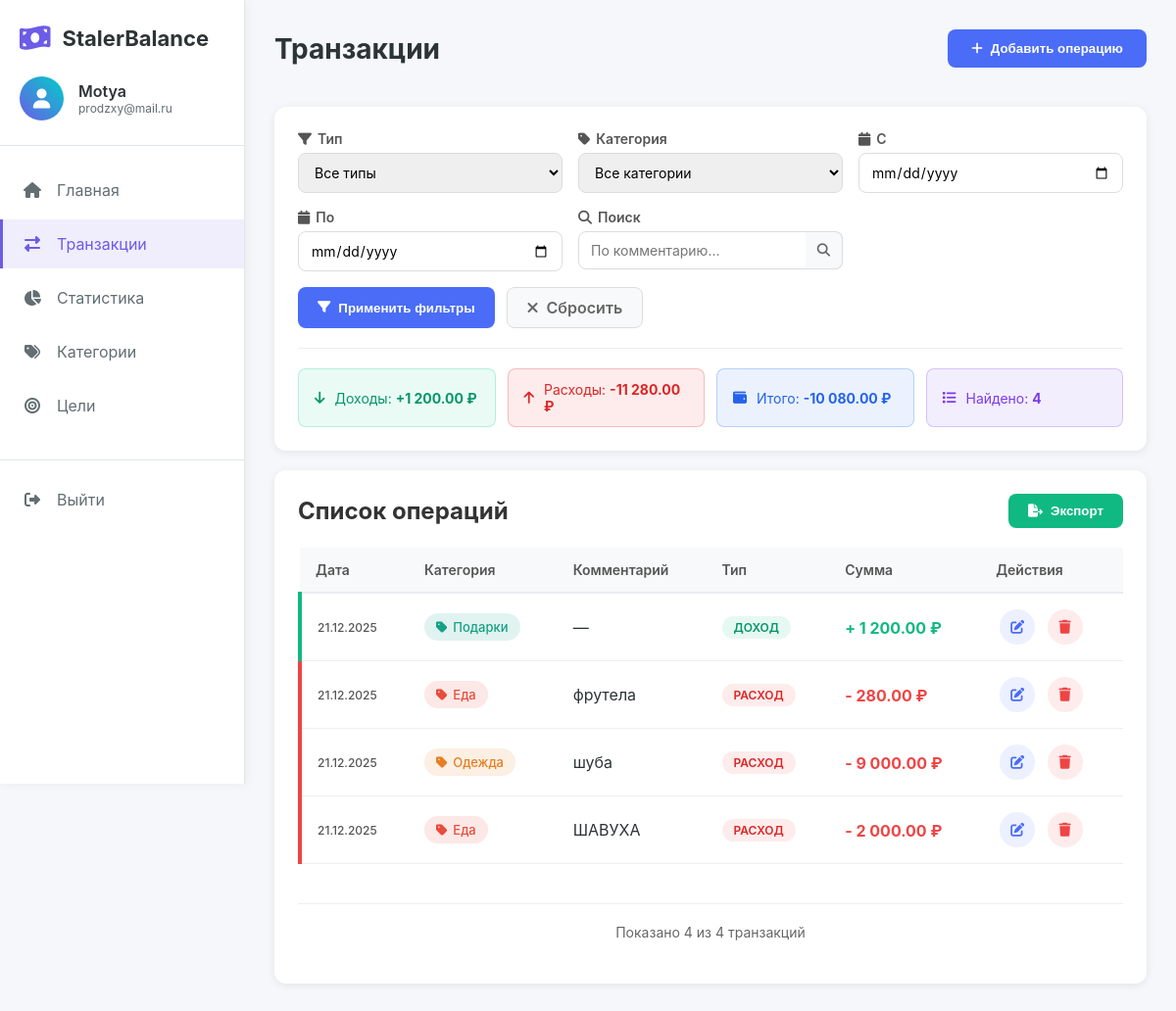
The page /pages/transactions.php (signed in) on the database its author committed.
### tables this page shows
CREATE TABLE `transactions` (
  `id` int(11) NOT NULL,
  `user_id` int(11) NOT NULL,
  `amount` decimal(10,2) NOT NULL,
  `type` enum('expense','income') NOT NULL,
  `category_id` int(11) NOT NULL,
  `date` date NOT NULL,
  `comment` text DEFAULT NULL,
  `created_at` timestamp NOT NULL DEFAULT current_timestamp()
);

CREATE TABLE `categories` (
  `id` int(11) NOT NULL,
  `user_id` int(11) DEFAULT NULL,
  `name` varchar(50) NOT NULL,
  `type` enum('income','expense') NOT NULL,
  `color` varchar(7) DEFAULT '#3498db'
);

### pages/transactions.php (the view, shortened to what this page needs)
<?php
require_once '../includes/config.php';
$user_id = $_SESSION['user_id'];
$date_from = $_GET['date_from'] ?? '';
$date_to = $_GET['date_to'] ?? '';
$search = $_GET['search'] ?? '';
$page = max(1, intval($_GET['page'] ?? 1));
$limit = 20;
$offset = ($page - 1) * $limit;
$where = "t.user_id = ?";
$params = [$user_id];
$sql = "
    SELECT t.*, c.name as category_name, c.color as category_color, c.type as category_type
    FROM transactions t
    LEFT JOIN categories c ON t.category_id = c.id
    WHERE $where
    ORDER BY t.date DESC, t.id DESC
    LIMIT ? OFFSET ?
";
$stmt = $pdo->prepare($sql);
foreach ($params as $index => $value) {
    $stmt->bindValue($index + 1, $value, is_int($value) ? PDO::PARAM_INT : PDO::PARAM_STR);
}
$stmt->bindValue(count($params) + 1, $limit, PDO::PARAM_INT);
$stmt->bindValue(count($params) + 2, $offset, PDO::PARAM_INT);
$stmt->execute();
$transactions = $stmt->fetchAll();
$count_sql = "
    SELECT COUNT(*) as total
    FROM transactions t
    LEFT JOIN categories c ON t.category_id = c.id
    WHERE $where
";
$stmt = $pdo->prepare($count_sql);
foreach ($params as $index => $value) {
    $stmt->bindValue($index + 1, $value, is_int($value) ? PDO::PARAM_INT : PDO::PARAM_STR);
}
$stmt->execute();
$total_count = $stmt->fetch()['total'];
$stats_sql = "
    SELECT
        COALESCE(SUM(CASE WHEN t.type = 'income' THEN t.amount END), 0) as total_income,
        COALESCE(SUM(CASE WHEN t.type = 'expense' THEN t.amount END), 0) as total_expense
    FROM transactions t
    WHERE $where
";
$stmt = $pdo->prepare($stats_sql);
foreach ($params as $index => $value) {
    $stmt->bindValue($index + 1, $value, is_int($value) ? PDO::PARAM_INT : PDO::PARAM_STR);
}
$stmt->execute();
$filter_stats = $stmt->fetch();
?>
<!DOCTYPE html>
<html lang="ru">
<head>
    <link rel="stylesheet" href="../assets/css/dashboard.css">
    <link rel="stylesheet" href="../assets/css/transactions.css">
    <link rel="stylesheet" href="https://cdnjs.cloudflare.com/ajax/libs/font-awesome/6.4.0/css/all.min.css">
</head>
<body>
    <?php include '../includes/sidebar.php'; ?>
    <main class="main-content">
        <header class="top-header">
            <h1>Транзакции</h1>
            <div class="header-actions">
                <button class="btn-add-transaction" id="openTransactionModal">
                    <i class="fas fa-plus"></i>
                    Добавить операцию
                </button>
            </div>
        </header>
        <section class="filters-section">
            <form method="GET" class="filters-form" id="filtersForm">
                <div class="filter-row">
                    <div class="filter-group">
                        <label for="type_filter"><i class="fas fa-filter"></i> Тип</label>
                        <select id="type_filter" name="type" onchange="this.form.submit()">
                            <option value="">Все типы</option>
                        </select>
                    </div>
                    <div class="filter-group">
                        <label for="category_filter"><i class="fas fa-tag"></i> Категория</label>
                        <select id="category_filter" name="category" onchange="this.form.submit()">
                            <option value="">Все категории</option>
                        </select>
                    </div>
                    <div class="filter-group">
                        <label for="date_from"><i class="fas fa-calendar"></i> С</label>
                        <input type="date" id="date_from" name="date_from" value="<?php echo htmlspecialchars($date_from); ?>">
                    </div>
                    <div class="filter-group">
                        <label for="date_to"><i class="fas fa-calendar"></i> По</label>
                        <input type="date" id="date_to" name="date_to" value="<?php echo htmlspecialchars($date_to); ?>">
                    </div>
                    <div class="filter-group search-group">
                        <label for="search"><i class="fas fa-search"></i> Поиск</label>
                        <div class="search-input">
                            <input type="text" id="search" name="search" placeholder="По комментарию..." value="<?php echo htmlspecialchars($search); ?>">
                            <button type="submit" class="search-btn">
                                <i class="fas fa-search"></i>
                            </button>
                        </div>
                    </div>
                </div>
                <div class="filter-actions">
                    <button type="submit" class="btn-filter">
                        <i class="fas fa-filter"></i> Применить фильтры
                    </button>
                    <a href="transactions.php" class="btn-filter-reset">
                        <i class="fas fa-times"></i> Сбросить
                    </a>
                </div>
            </form>
            <?php if ($total_count > 0): ?>
            <div class="filter-stats">
                <div class="stat-badge income">
                    <i class="fas fa-arrow-down"></i>
                    <span>Доходы: <strong>+<?php echo number_format($filter_stats['total_income'] ?? 0, 2, '.', ' '); ?> ₽</strong></span>
                </div>
                <div class="stat-badge expense">
                    <i class="fas fa-arrow-up"></i>
                    <span>Расходы: <strong>-<?php echo number_format($filter_stats['total_expense'] ?? 0, 2, '.', ' '); ?> ₽</strong></span>
                </div>
                <div class="stat-badge total">
                    <i class="fas fa-wallet"></i>
                    <span>Итого: <strong><?php echo number_format(($filter_stats['total_income'] ?? 0) - ($filter_stats['total_expense'] ?? 0), 2, '.', ' '); ?> ₽</strong></span>
                </div>
                <div class="stat-badge count">
                    <i class="fas fa-list"></i>
                    <span>Найдено: <strong><?php echo $total_count; ?></strong></span>
                </div>
            </div>
            <?php endif; ?>
        </section>
        <section class="transactions-section">
            <div class="section-header">
                <h2>Список операций</h2>
                <div class="export-actions">
                    <button class="btn-export" onclick="exportTransactions()">
                        <i class="fas fa-file-export"></i> Экспорт
                    </button>
                </div>
            </div>
            <?php if (empty($transactions)): ?>
                <div class="empty-state">
                    <div class="empty-icon">
                        <i class="fas fa-receipt"></i>
                    </div>
                    <h3>Транзакции не найдены</h3>
                    <p>Попробуйте изменить параметры фильтрации или добавьте первую транзакцию</p>
                </div>
            <?php else: ?>
                <div class="transactions-table-container">
                    <table class="transactions-table">
                        <thead>
                            <tr>
                                <th>Дата</th>
                                <th>Категория</th>
                                <th>Комментарий</th>
                                <th>Тип</th>
                                <th>Сумма</th>
                                <th>Действия</th>
                            </tr>
                        </thead>
                        <tbody>
                            <?php foreach ($transactions as $transaction): ?>
                                <tr class="transaction-row <?php echo $transaction['type']; ?>">
                                    <td class="transaction-date">
                                        <?php echo date('d.m.Y', strtotime($transaction['date'])); ?>
                                    </td>
                                    <td class="transaction-category">
                                        <span class="category-badge" style="background-color: <?php echo $transaction['category_color']; ?>20; color: <?php echo $transaction['category_color']; ?>;">
                                            <i class="fas fa-tag"></i> <?php echo htmlspecialchars($transaction['category_name']); ?>
                                        </span>
                                    </td>
                                    <td class="transaction-comment">
                                        <?php echo htmlspecialchars($transaction['comment'] ?: '—'); ?>
                                    </td>
                                    <td class="transaction-type">
                                        <span class="type-badge <?php echo $transaction['type']; ?>">
                                            <?php echo $transaction['type'] === 'income' ? 'Доход' : 'Расход'; ?>
                                        </span>
                                    </td>
                                    <td class="transaction-amount">
                                        <span class="amount <?php echo $transaction['type']; ?>">
                                            <?php echo ($transaction['type'] === 'income' ? '+' : '-'); ?>
                                            <?php echo number_format($transaction['amount'], 2, '.', ' '); ?> ₽
                                        </span>
                                    </td>
                                    <td class="transaction-actions">
                                        <button class="btn-edit" onclick="editTransaction(<?php echo $transaction['id']; ?>)">
                                            <i class="fas fa-edit"></i>
                                        </button>
                                        <a href="?delete=<?php echo $transaction['id']; ?>"
                                           class="btn-delete"
                                           onclick="return confirm('Удалить эту транзакцию?')">
                                            <i class="fas fa-trash"></i>
                                        </a>
                                    </td>
                                </tr>
                            <?php endforeach; ?>
                        </tbody>
                    </table>
                </div>
                <div class="summary-info">
                    <p>
                        Показано <?php echo count($transactions); ?> из <?php echo $total_count; ?> транзакций
                    </p>
                </div>
            <?php endif; ?>
        </section>
    </main>
</body>
</html>

### assets/css/dashboard.css (style rules this page uses)
:root { --primary-color: #6c5ce7; --primary-light: #a29bfe; --secondary-color: #00cec9; --danger-color: #e74c3c; --success-color: #27ae60; --warning-color: #f39c12; --text-dark: #2d3436; --text-light: #636e72; --bg-light: #f8f9fa; --border-color: #dfe6e9; --sidebar-width: 250px; }
* { margin: 0; padding: 0; box-sizing: border-box; }
body { font-family: 'Inter', sans-serif; background: #f5f7fa; color: var(--text-dark); display: flex; min-height: 100vh; }
.main-content { flex: 1; margin-left: var(--sidebar-width); padding: 30px; }
.top-header { display: flex; justify-content: space-between; align-items: center; margin-bottom: 40px; }
.top-header h1 { font-size: 28px; font-weight: 700; color: var(--text-dark); }
.btn-add-transaction { background: linear-gradient(45deg, var(--primary-color), var(--secondary-color)); color: white; border: none; padding: 12px 24px; border-radius: 8px; font-weight: 600; cursor: pointer; display: flex; align-items: center; gap: 10px; transition: transform 0.3s, box-shadow 0.3s; }
.section-header { display: flex; justify-content: space-between; align-items: center; margin-bottom: 25px; }
.section-header h2 { font-size: 20px; color: var(--text-dark); }
.transaction-date { font-size: 12px; color: var(--text-light); }
.transaction-amount { font-size: 18px; font-weight: 600; }
.amount.income { color: var(--success-color); }
.amount.expense { color: var(--danger-color); }
input, select, textarea:not(#goalModal) { width: 100%; padding: 12px 15px; border: 2px solid var(--border-color); border-radius: 8px; font-family: 'Inter', sans-serif; font-size: 16px; transition: border-color 0.3s; }

### rows shown on the page
transactions: date "21.12.2025", category.name "Подарки", comment "—", type "ДОХОД", amount "1 200.00"
transactions: date "21.12.2025", category.name "Еда", comment "фрутела", type "РАСХОД", amount "280.00"
transactions: date "21.12.2025", category.name "Одежда", comment "шуба", type "РАСХОД", amount "9 000.00"
transactions: date "21.12.2025", category.name "Еда", comment "ШАВУХА", type "РАСХОД", amount "2 000.00"

### other values the page prints
$_SESSION['username'] "Motya"
$_SESSION['email'] "prodzxy@mail.ru"
$filter_stats['total_income'] "1 200.00"
$filter_stats['total_expense'] "11 280.00"
$total_count "4"
count($transactions) "4"
